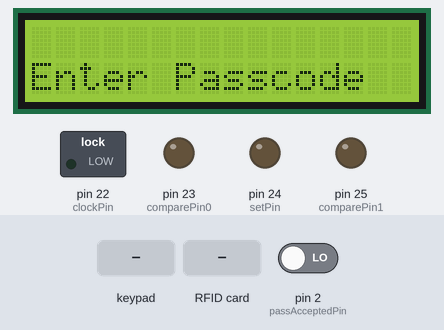
Bench run of a sketch on a simulated Arduino Mega 2560, built with avr-gcc and run on an emulated ATmega2560. On the bench: 16×2 character LCD, switched loads named in the sketch (green lamp = pin HIGH), output pins drawn as LEDs (lit = HIGH). The inputs (shaded band) are chosen by the test bench; at power-on: pin 2 (passAcceptedPin) LOW. EEPROM starts erased; pins used as bus, display or sensor lines are not drawn; what the sketch prints to the serial monitor is not drawn.

Above: at 1.3 s.
1.4 s: key '*' pressed
At 2.4 s:
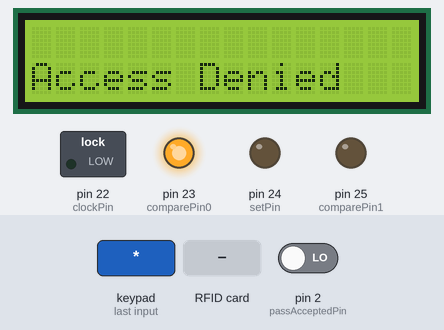
3.2 s: keypad keys 3 3 3 1 2 9 2 7 # pressed 0.4 s apart
At 5.4 s:
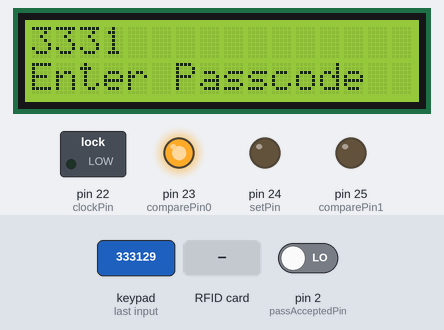
8.3 s: RFID card 5E 7A 19 C4 held to the reader
At 9.4 s:
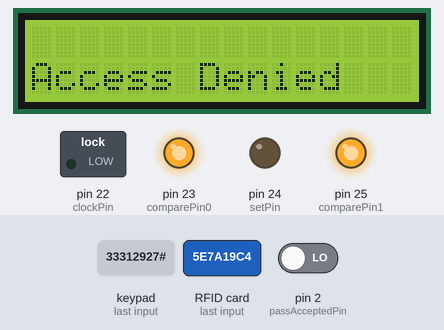
10.1 s: keypad keys 3 0 2 8 2 6 # pressed 0.4 s apart
At 11.8 s:
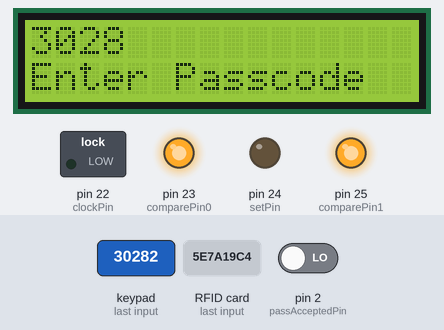
Timing chart, 0 to 14.4 s (numbered marks = the images above; inputs shaded):
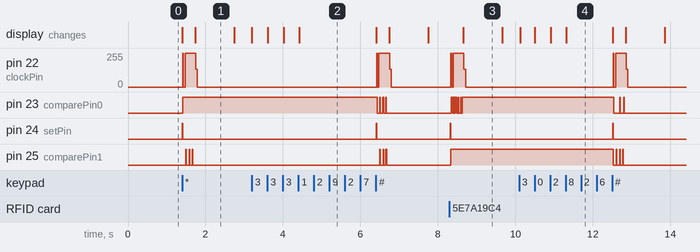

Measured:
- after the input at 1.4 s, pin 22 (clockPin): 0/255 → 255/255 at once, → 0/255 0.34 s later; pin 23 (comparePin0): LOW → HIGH at once
- after the input at 3.2 s, pin 22 (clockPin): 0/255 → 255/255 after 3.2 s, → 0/255 0.34 s later; pin 23 (comparePin0): alternates HIGH for 0.02 s and LOW for 0.06 s, 7 changes in all, then stays LOW, starting after 3.2 s
- after the input at 8.3 s, pin 22 (clockPin): 0/255 → 255/255 at once, → 0/255 0.34 s later; pin 23 (comparePin0): alternates HIGH for 0.01 s and LOW for 0.02 s, 15 changes in all, then stays HIGH, starting at once
- after the input at 10.1 s, pin 22 (clockPin): 0/255 → 255/255 after 2.4 s, → 0/255 0.34 s later; pin 23 (comparePin0): alternates HIGH for 0.01 s and LOW for 0.12 s, 5 changes in all, then stays LOW, starting after 2.4 s
- what the display in image 1 shows lasts 1.0 s, from 1.7 s to 2.7 s

The sketch:

rfid_check.ino
```cpp
#include <MFRC522.h>
#include <Keypad.h>
#include <EEPROM.h>
#include <SPI.h>
#include <LiquidCrystal.h>
#include <stdbool.h>

// Define pins
#define passAcceptedPin 2 // Output of comparator circuit
#define clockPin 22
#define setPin 24
#define comparePin0 23
#define comparePin1 25

// Define EEPROM addresses
#define INPUT_PASSWORD_BASE_ADDR 0
#define PASSWORD_LENGTH 4
#define ACCEPTABLE_PASSWORD_BASE_ADDR INPUT_PASSWORD_BASE_ADDR + PASSWORD_LENGTH

#define INPUT_RFID_BASE_ADDR ACCEPTABLE_PASSWORD_BASE_ADDR + PASSWORD_LENGTH
#define RFID_LENGTH 4
#define ACCEPTABLE_RFID_BASE_ADDR INPUT_RFID_BASE_ADDR + RFID_LENGTH

// Define program variables
bool match = false;
bool resettingPassword = false;
byte currentPasswordAddr = 0;
bool successRead = false;

const int lockDelay = 2000; // Lock stays open for 2 seconds
const int denyDelay = 1000; // User must wait 1 seconds between attempts

// Set up MFRC522 RFID instance
#define SS_PIN 53
#define RST_PIN 48
MFRC522 mfrc522(SS_PIN, RST_PIN);

// Set up LCD
LiquidCrystal lcd = LiquidCrystal(3, 4, 5, 6, 7, 8, 9, 10, 11, 12, 13); //rs, rw, enable, d0-d7S

// Set up 4x3 Matrix Keypad
const byte ROWS = 4;
const byte COLS = 3;
// Define char values (as byte) for each item
const byte keys[ROWS][COLS] = {
  {'1', '2', '3'},
  {'4', '5', '6'},
  {'7', '8', '9'},
  {'*', '0', '#'}
};
const byte rowPins[ROWS] = {33, 31, 29, 27};
const byte colPins[COLS] = {30, 28, 26};
Keypad keypad = Keypad(makeKeymap(keys), rowPins, colPins, ROWS, COLS);

void setup() {
  // intialiaze pinModes
  pinMode(passAcceptedPin, INPUT);
  for(int i = 0; i < ROWS; i++){
    pinMode(rowPins[i], INPUT);
  }
  for(int i = 0; i < COLS; i++){
    pinMode(colPins[i], INPUT);
  }
  for(int i = 3; i<=13; i++){
    pinMode(i, INPUT);
  }
  pinMode(clockPin, OUTPUT);
  pinMode(setPin, OUTPUT);
  pinMode(comparePin0, OUTPUT);
  pinMode(comparePin1, OUTPUT);
  pinMode(passAcceptedPin, INPUT);

  // Initialize communications
  Serial.begin(9600); // Serial communication with computer
  SPI.begin(); // for MFRC522
  mfrc522.PCD_Init();
  lcd.begin(16, 2);

  // Set RFID read range to max
  mfrc522.PCD_SetAntennaGain(mfrc522.RxGain_max);

  int pass[PASSWORD_LENGTH];
  for(int i = 0; i<PASSWORD_LENGTH; i++){
    pass[i] = i;
  }
  setAcceptedPassword(pass);

  // Set initial variable states
  reset();

  Serial.println("Setup Complete!");
}

void loop() {
  // Check RFID
  if (!successRead){
    // Read RFID if a card is near
    successRead = getID();
  }
  else{
    Serial.print("RFID: ");
    for(int i = 0; i < 4; i++){
      Serial.print(EEPROM.read(INPUT_RFID_BASE_ADDR + i), HEX);
    }
    Serial.println();

    if(!resettingPassword){
      // Normal Case: Check to see if accepted RFID
      bool correct = compareRFID();
      if(correct){
        granted();
      }
      else{
        denied();
      }
    }
    else{
      // If resetting: Set this RFID to the accepted
      Serial.println("Setting card as accepted...");
      byte accepted[RFID_LENGTH];
      for(int i = 0; i < RFID_LENGTH; i++){
        accepted[i] = EEPROM.read(INPUT_RFID_BASE_ADDR + i);
      }

      setAcceptedRFID(accepted);

      Serial.print("Accepted RFID: ");
      for(int i = 0; i < RFID_LENGTH; i++){
        Serial.print(EEPROM.read(ACCEPTABLE_RFID_BASE_ADDR + i), HEX);
      }
      Serial.println();

      resettingPassword = false;
      changed();
    }

    successRead = false; // Reset and prepare for next card
  }
  // Read from keypad
  char key = keypad.getKey();
  if (key){
    // Check if # was pressed
    if (key == '#'){
      lcd.clear();

      bool correct = comparePasswords(false); // Use hardware logic
      // If comparator has accepted the password...
      if(resettingPassword){
        byte inputPassword[PASSWORD_LENGTH];
        for(int i = 0; i < PASSWORD_LENGTH; i++){
          inputPassword[i] = EEPROM.read(INPUT_PASSWORD_BASE_ADDR + i);
        }
        setAcceptedPassword(inputPassword);
        resettingPassword = false;

        changed();
      }
      else{
        if(correct){
          granted();
        }
        else{
          denied();
        }
      }
    }
    // Check if * was pressed
    else if (key == '*'){
      lcd.clear();

      bool correct = comparePasswords(false); // Use hardware logic
      // If comparator has accepted the password...
      if(correct){
        resettingPassword = true;

        reset();
        lcdWriteSecondLine("Enter New Code");
      }
      else{
        resettingPassword = false;
        denied();
      }
    }
    else{
      Serial.print("User entered: ");
      Serial.println(key);

      // Record the pressed button into EEPROM if not over max length
      if(currentPasswordAddr < INPUT_PASSWORD_BASE_ADDR + PASSWORD_LENGTH){
        EEPROM.write(INPUT_PASSWORD_BASE_ADDR + currentPasswordAddr, (byte)charToInt(key));
        currentPasswordAddr += 1;

        // Output to LCD
        lcd.write(key);
      }
    }
  }
}

// Helper methods to define other behaviors
void reset(){
  currentPasswordAddr = 0;
  lcd.clear();
  lcdWriteSecondLine("Enter Passcode");
}

void granted(){
  Serial.println("*** Access Granted ***");
  lcd.clear();
  lcdWriteSecondLine("Access Granted");
  delay(lockDelay);
  reset();
}

void denied(){
  Serial.println("*** Access Denied ***");
  lcd.clear();
  lcdWriteSecondLine("Access Denied");
  delay(denyDelay);
  reset();
}

void changed(){
  lcd.clear();
  lcdWriteSecondLine("Passcode Changed");
  delay(lockDelay);
  reset();
}

void lcdWriteSecondLine(String s){
  lcd.setCursor(0, 1);
  lcd.print(s);
  lcd.setCursor(0, 0);
}

void setAcceptedPassword(int pass[]){
  for(int i = 0; i<PASSWORD_LENGTH; i++){
    EEPROM.write(ACCEPTABLE_PASSWORD_BASE_ADDR + i, (byte)((char)pass[i]));
  }
}

void setAcceptedPassword(byte pass[]){
  for(int i = 0; i<PASSWORD_LENGTH; i++){
    EEPROM.write(ACCEPTABLE_PASSWORD_BASE_ADDR + i, pass[i]);
  }
}

void setAcceptedRFID(byte pass[]){
  for(int i = 0; i < RFID_LENGTH; i++){
    EEPROM.write(ACCEPTABLE_RFID_BASE_ADDR + i, pass[i]);
  }
}

void outputToComparator(byte pass[], int passLength, bool rfid){
  // Set comparison to true initially
  digitalWrite(setPin, HIGH);
  delay(10);
  digitalWrite(setPin, LOW);

  // Iterate over password length
  for(int i = 0; i < passLength; i++){
    // Iterate over relevant bits per byte
    for(int j = 0; j < 8; j++){
      // Output passwords for comparison
      digitalWrite(comparePin0, bitRead(pass[i], j));
      if(rfid){
        digitalWrite(comparePin1, bitRead(EEPROM.read(ACCEPTABLE_RFID_BASE_ADDR + i), j));
      }
      else{
        digitalWrite(comparePin1, bitRead(EEPROM.read(ACCEPTABLE_PASSWORD_BASE_ADDR + i), j));
      }
      pulseClock(10);
    }
  }
}

void pulseClock(int period){
  digitalWrite(clockPin, HIGH);
  delay(period);
  digitalWrite(clockPin, LOW);
}

bool comparePasswords(bool debug){
  byte inputPassword[PASSWORD_LENGTH];

  bool debug_pass_accpt = true;

  // Check for equality with code
  for(int i = 0; i < PASSWORD_LENGTH; i++){
    byte input = EEPROM.read(INPUT_PASSWORD_BASE_ADDR + i);
    byte correct = EEPROM.read(ACCEPTABLE_PASSWORD_BASE_ADDR + i);
    inputPassword[i] = input;
    debug_pass_accpt = debug_pass_accpt && (input == correct);
  }

  if(debug){
    return debug_pass_accpt;
  }

  outputToComparator(inputPassword, PASSWORD_LENGTH, false);

  return(digitalRead(passAcceptedPin) == HIGH);
}

bool compareRFID(){
  byte inputRFID[RFID_LENGTH];

  for(int i = 0; i<RFID_LENGTH; i++){
    byte input = EEPROM.read(INPUT_RFID_BASE_ADDR + i);
    inputRFID[i] = input;
  }

  outputToComparator(inputRFID, RFID_LENGTH, true);

  return(digitalRead(passAcceptedPin) == HIGH);
}

int charToInt(char c){
  int i = (int)c;
  if(i >= 48 && i <= 57){
    return i - 48;
  }
  return i;
}

// From GitHub example
bool getID() {
   // Getting ready for Reading PICCs
  if ( ! mfrc522.PICC_IsNewCardPresent()) { // If a new PICC placed to RFID reader continue
    //Serial.println("No new RFID card");
    return false;
  }
  if ( ! mfrc522.PICC_ReadCardSerial()) {   // Since a PICC placed get Serial and continue
    Serial.println("Unknown Error in RFID");
    return false;
  }
  // There are Mifare PICCs which have 4 byte or 7 byte UID care if you use 7 byte PICC
  // I think we should assume every PICC as they have 4 byte UID
  // Until we support 7 byte PICCs
  for ( int i = 0; i < RFID_LENGTH; i++) {
    EEPROM.write(INPUT_RFID_BASE_ADDR + i, mfrc522.uid.uidByte[i]);
  }
  mfrc522.PICC_HaltA(); // Stop reading
  return true;
}
```
